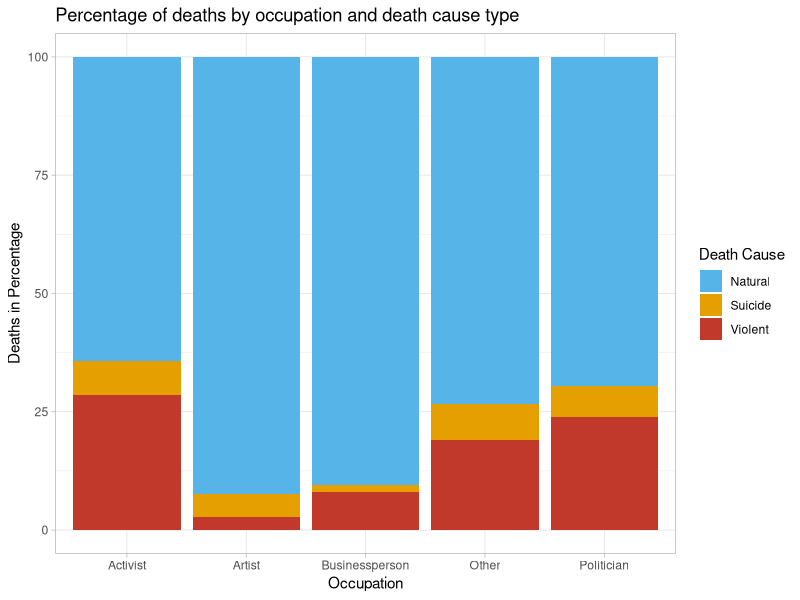
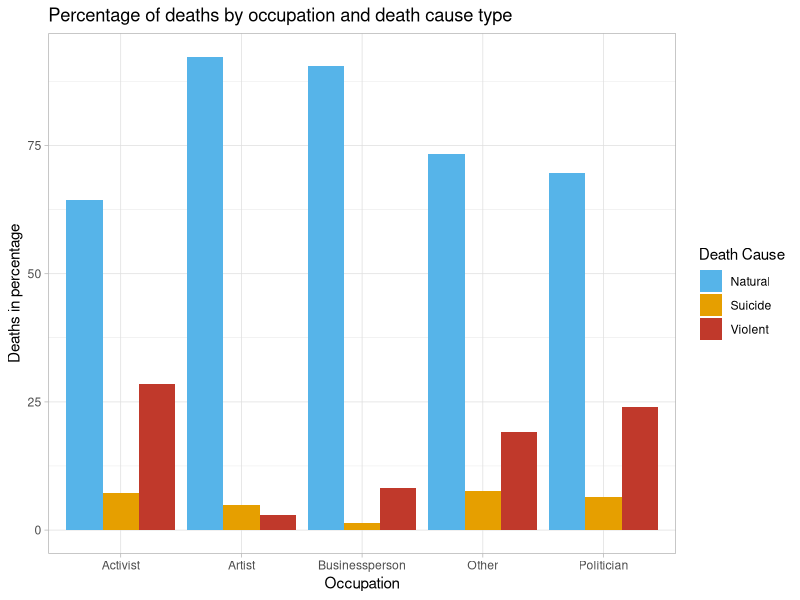

The R script that drew these images, in order:
library(tidyverse)
library('dplyr')

people_data <- read_csv('people_data.csv')

people_data_selected_columns <- people_data |>
  select('Name' = 'title',
         'Type' = 'type',
         'Birth_date' = 'ontology/birthDate',
         'Death_date' = 'ontology/deathDate',
         'Death_cause' = 'ontology/deathCause_label'
         )

death_cause_mapping <- read_csv('mapping_death_causes.csv')

people_categorized <- left_join(people_data_selected_columns, 
                                death_cause_mapping, by="Death_cause")


#death count per occupation and death cause
type_category_count <- people_categorized |>
  group_by(Type, category) |>
  summarize(Count=n()) |>
  pivot_wider(names_from = category,
              values_from = Count) |>
  mutate(total=sum(natural + suicide + violent))

#converting to percentages from counts (per occupation and death cause)
pct <- type_category_count |>
  summarise(Natural=(natural/total)*100, 
            Violent=(violent/total)*100, 
            Suicide=(suicide/total)*100) |> 
  pivot_longer(cols= !Type, 
               names_to = 'category', 
               values_to = 'percentage')

#barplot with stacked bars per occupation
pct_barplot_1 <- ggplot(data = pct) +
  aes(fill=category, y=percentage, x=Type) +
  xlab('Occupation') +
  ylab('Deaths in Percentage') +
  labs(fill='Death Cause') +
  labs(title= 'Percentage of deaths by occupation and death cause type') +
  theme_light() +
  geom_bar(position="stack", stat="identity") +
  scale_fill_manual(values=c("#56B4E9", "#E69F00", "#C0392B"))

#barplot with grouped bars per occupation
pct_barplot_2 <- ggplot(data = pct) +
  aes(fill=category, y=percentage, x=Type) +
  xlab('Occupation') +
  ylab('Deaths in percentage') +
  labs(fill='Death Cause') +
  labs(title= 'Percentage of deaths by occupation and death cause type') +
  theme_light() +
  geom_bar(position="dodge", stat="identity") +
  scale_fill_manual(values=c("#56B4E9", "#E69F00", "#C0392B"))
  ##56B4E9
print(pct_barplot_1)
print(pct_barplot_2)
